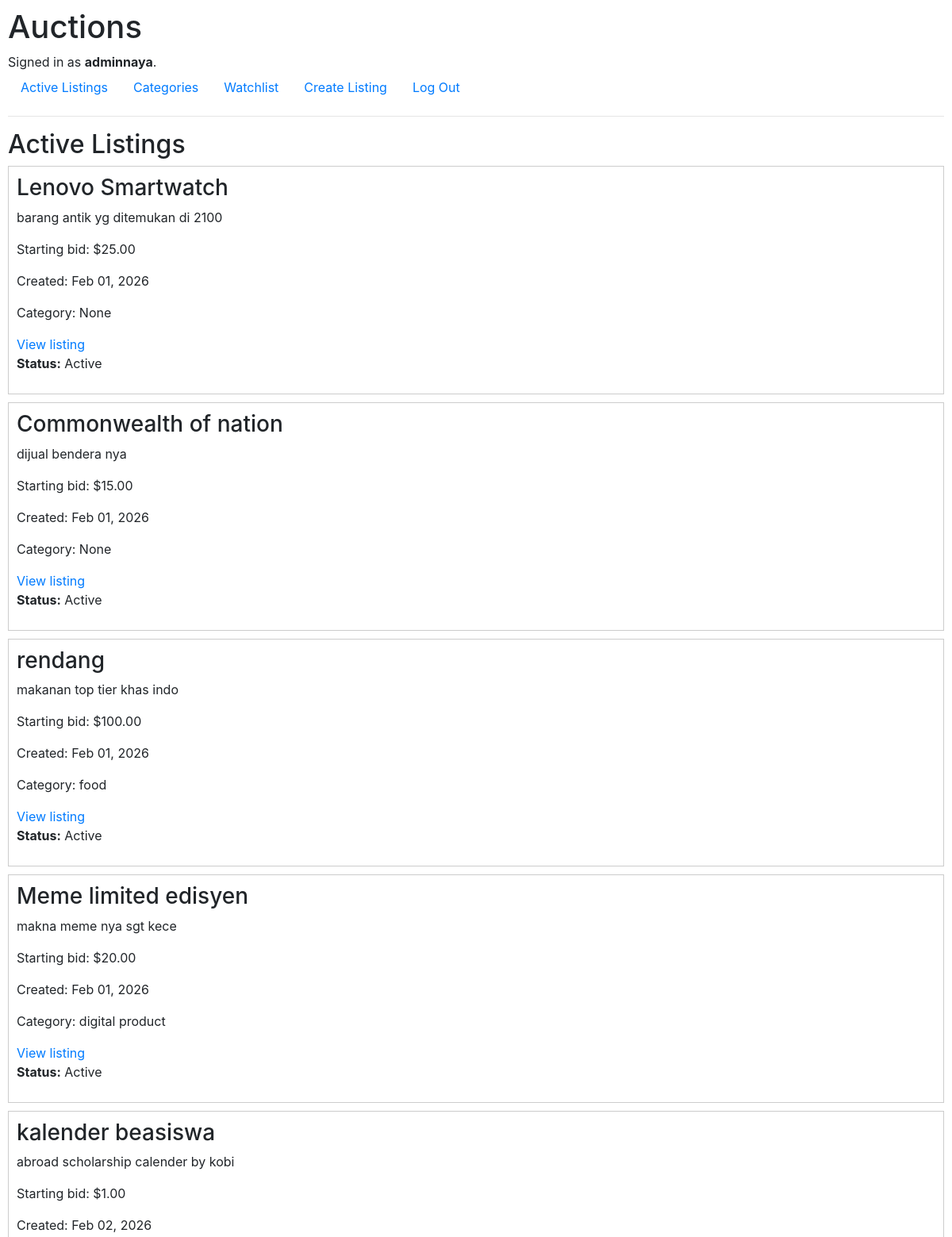
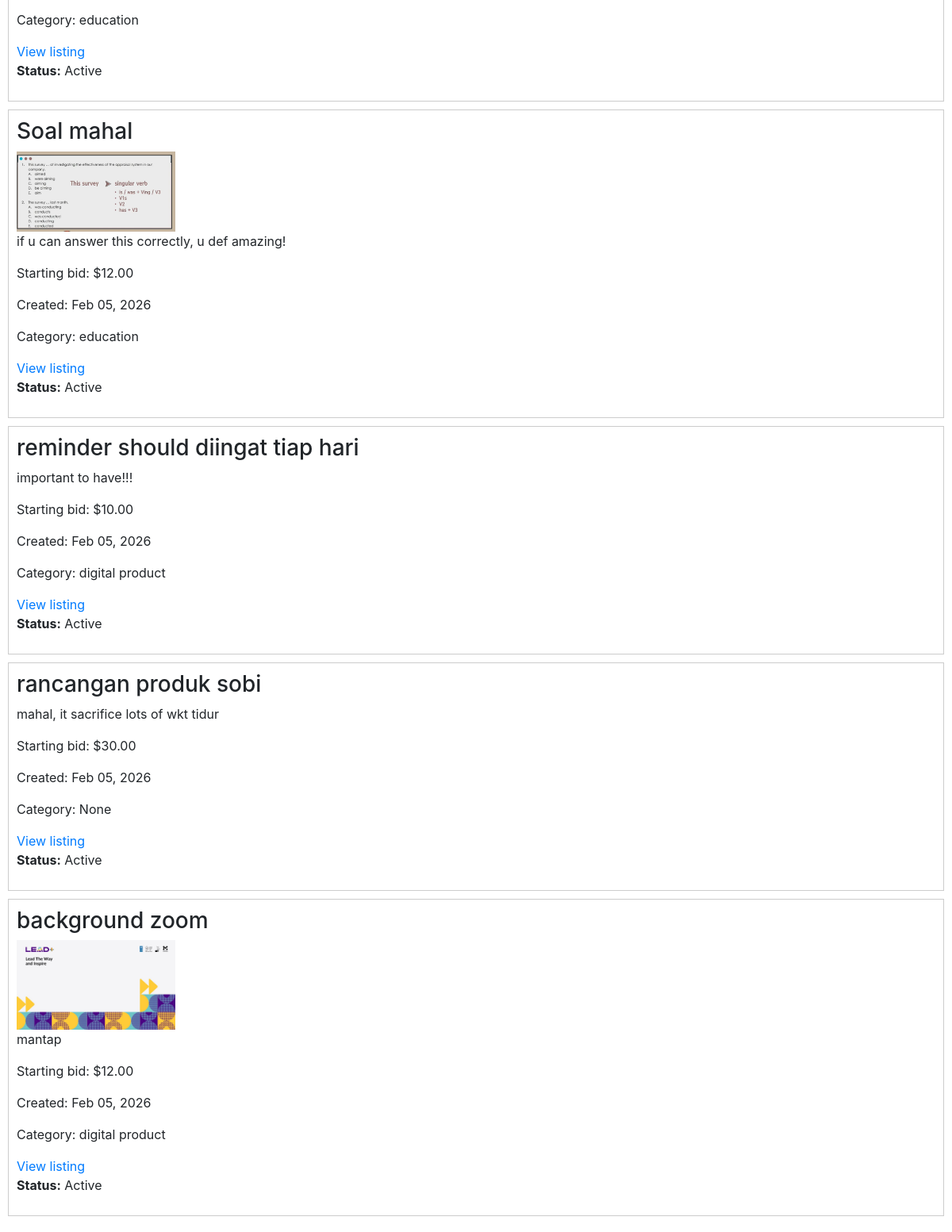
Screenshot of / (signed in) with the database file from the repository (2 pictures, top to bottom).
### auctions/models.py (models this page shows, shortened)
class User(AbstractUser):
    pass

class AuctionList(models.Model):
    owner = models.ForeignKey(
        User, on_delete = models.CASCADE, related_name="listings"
    )
    title = models.CharField(max_length=120)
    description = models.TextField()
    starting_bid = models.DecimalField(
        max_digits=10, decimal_places=2
    )
    image = models.ImageField(    # or URL field
       upload_to ="images/", blank = True, null = True
    )
    category = models.ForeignKey(
        Category, on_delete=models.SET_NULL, related_name="listings",  blank = True, null = True
    )
    date_posted = models.DateTimeField(auto_now_add=True)
    is_active = models.BooleanField(default=True)
    winner = models.ForeignKey(
        User, on_delete = models.SET_NULL,  blank = True, null = True, related_name ="won_auction"
    )
    watchlist = models.ManyToManyField(
        User, blank = True, related_name = "watchlist"
    )

class Category(models.Model):
    name = models.CharField(
        max_length=64, unique=True
    )

### auctions/views.py (the view)
# urls.py: path("", views.index, name="index"),
def index(request):
    listings = AuctionList.objects.filter(is_active=True)
    return render(request, "auctions/index.html", {
        "listings": listings
    })

### auctions/templates/auctions/index.html
{% extends "auctions/layout.html" %}
{% block body %}
  <h2>Active Listings</h2>
  {% if listings %}
    <div>
      {% for listing in listings %}
        <div style="border: 1px solid #ccc; padding: 10px; margin-bottom: 10px;">
          <h3>{{ listing.title }}</h3>
              {% if listing.image %}
                <img src="{{ listing.image.url }}" alt="{{ listing.title }}" style="max-width: 200px;">
              {% endif %}
          <p>{{ listing.description }}</p>
          <p>
            Starting bid:
            ${{ listing.starting_bid }}
          </p>
          <p>Created: {{ listing.date_posted|date:"M d, Y" }}</p>
          {% if listing.category %}
            <p>Category: {{ listing.category.name }}</p>
          {% else %}
            <p>Category: None</p>
          {% endif %}
            <a href="{% url 'listing_detail' listing.id %}">
              View listing
            </a><p>
        <strong>Status:</strong>
        {% if listing.is_active %}
          Active
        {% else %}
          Closed
        {% endif %}
        </p>
        </div>
      {% endfor %}
    </div>
  {% else %}
    <p>No listings available.</p>
  {% endif %}
{% endblock %}

### auctions/templates/auctions/layout.html (shortened to what this page needs)
{% load static %}
<!DOCTYPE html>
<html lang="en">
    <head>
        <link rel="stylesheet" href="https://stackpath.bootstrapcdn.com/bootstrap/4.4.1/css/bootstrap.min.css">
        <link href="{% static 'auctions/styles.css' %}" rel="stylesheet">
    </head>
    <body>
        <h1>Auctions</h1>
        <div>
            {% if user.is_authenticated %}
                Signed in as <strong>{{ user.username }}</strong>.
            {% else %}
                Not signed in.
            {% endif %}
        </div>
        <ul class="nav">
            <li class="nav-item">
                <a class="nav-link" href="{% url 'index' %}">Active Listings</a>
            </li>
            <li class="nav-item">
                <a class="nav-link" href="{% url 'index' %}">Categories</a>
            </li>
            <li class="nav-item">
                <a class="nav-link" href="{% url 'watchlist' %}">Watchlist</a>
            </li>
            <li class="nav-item">
                <a class="nav-link" href="{% url 'create_listing' %}">Create Listing</a>
            </li>
            {% if user.is_authenticated %}
                <li class="nav-item">
                    <a class="nav-link" href="{% url 'logout' %}">Log Out</a>
                </li>
            {% endif %}
        </ul>
        <hr>
        {% block body %}
        {% endblock %}
    </body>
</html>

### auctions/static/auctions/styles.css (style rules this page uses)
body { padding: 10px; }

### rows the page displays
User: username "adminnaya"
AuctionList: title "Lenovo Smartwatch", description "barang antik yg ditemukan di 2100", starting_bid "25.00", date_posted "Feb 01, 2026", shows "Category: None", is_active "Active"
AuctionList: title "Commonwealth of nation", description "dijual bendera nya", starting_bid "15.00", date_posted "Feb 01, 2026", shows "Category: None", is_active "Active"
AuctionList: title "rendang", description "makanan top tier khas indo", starting_bid "100.00", date_posted "Feb 01, 2026", category.name "food", is_active "Active"
AuctionList: title "Meme limited edisyen", description "makna meme nya sgt kece", starting_bid "20.00", date_posted "Feb 01, 2026", category.name "digital product", is_active "Active"
AuctionList: title "kalender beasiswa", description "abroad scholarship calender by kobi", starting_bid "1.00", date_posted "Feb 02, 2026", category.name "education", is_active "Active"
AuctionList: title "Soal mahal", image (picture), description "if u can answer this correctly, u def amazing!", starting_bid "12.00", date_posted "Feb 05, 2026", category.name "education", is_active "Active"
AuctionList: title "reminder should diingat tiap hari", description "important to have!!!", starting_bid "10.00", date_posted "Feb 05, 2026", category.name "digital product", is_active "Active"
AuctionList: title "rancangan produk sobi", description "mahal, it sacrifice lots of wkt tidur", starting_bid "30.00", date_posted "Feb 05, 2026", shows "Category: None", is_active "Active"
AuctionList: title "background zoom", image (picture), description "mantap", starting_bid "12.00", date_posted "Feb 05, 2026", category.name "digital product", is_active "Active"
